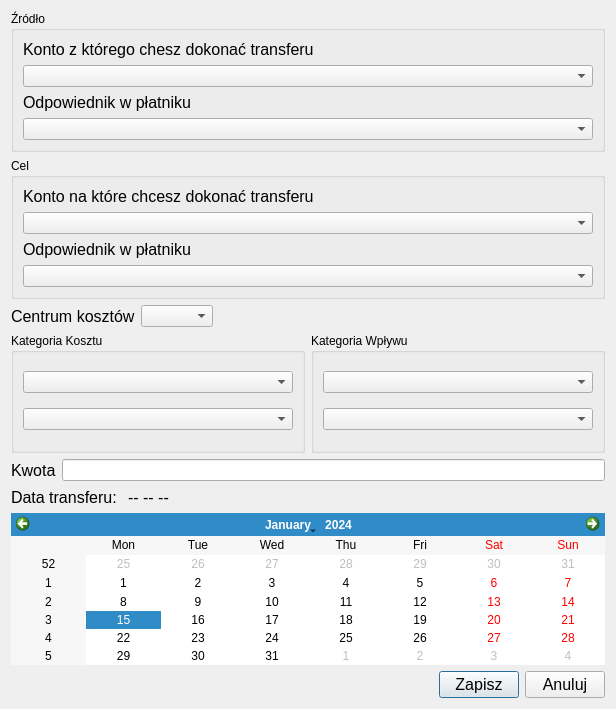
<?xml version="1.0" encoding="UTF-8"?>
<ui version="4.0">
 <class>MakeTransactionsBetweenAccounts</class>
 <widget class="QDialog" name="MakeTransactionsBetweenAccounts">
  <property name="geometry">
   <rect>
    <x>0</x>
    <y>0</y>
    <width>616</width>
    <height>709</height>
   </rect>
  </property>
  <property name="windowTitle">
   <string>Dialog</string>
  </property>
  <layout class="QVBoxLayout" name="verticalLayout_3">
   <item>
    <widget class="QGroupBox" name="groupBox">
     <property name="title">
      <string>Źródło</string>
     </property>
     <layout class="QVBoxLayout" name="verticalLayout">
      <item>
       <widget class="QLabel" name="label">
        <property name="font">
         <font>
          <pointsize>12</pointsize>
         </font>
        </property>
        <property name="text">
         <string>Konto z którego chesz dokonać transferu</string>
        </property>
       </widget>
      </item>
      <item>
       <widget class="QComboBox" name="comboBox_source"/>
      </item>
      <item>
       <widget class="QLabel" name="label_5">
        <property name="font">
         <font>
          <pointsize>12</pointsize>
         </font>
        </property>
        <property name="text">
         <string>Odpowiednik w płatniku</string>
        </property>
       </widget>
      </item>
      <item>
       <widget class="QComboBox" name="comboBox_source_payee"/>
      </item>
     </layout>
    </widget>
   </item>
   <item>
    <widget class="QGroupBox" name="groupBox_2">
     <property name="title">
      <string>Cel</string>
     </property>
     <layout class="QVBoxLayout" name="verticalLayout_2">
      <item>
       <widget class="QLabel" name="label_2">
        <property name="font">
         <font>
          <pointsize>12</pointsize>
         </font>
        </property>
        <property name="text">
         <string>Konto na które chcesz dokonać transferu</string>
        </property>
       </widget>
      </item>
      <item>
       <widget class="QComboBox" name="comboBox_target"/>
      </item>
      <item>
       <widget class="QLabel" name="label_6">
        <property name="font">
         <font>
          <pointsize>12</pointsize>
         </font>
        </property>
        <property name="text">
         <string>Odpowiednik w płatniku</string>
        </property>
       </widget>
      </item>
      <item>
       <widget class="QComboBox" name="comboBox_target_payee"/>
      </item>
     </layout>
    </widget>
   </item>
   <item>
    <layout class="QHBoxLayout" name="horizontalLayout_5">
     <item>
      <widget class="QLabel" name="label_7">
       <property name="font">
        <font>
         <pointsize>12</pointsize>
        </font>
       </property>
       <property name="text">
        <string>Centrum kosztów</string>
       </property>
      </widget>
     </item>
     <item>
      <widget class="QComboBox" name="comboBox_member"/>
     </item>
     <item>
      <spacer name="horizontalSpacer_3">
       <property name="orientation">
        <enum>Qt::Horizontal</enum>
       </property>
       <property name="sizeHint" stdset="0">
        <size>
         <width>40</width>
         <height>20</height>
        </size>
       </property>
      </spacer>
     </item>
    </layout>
   </item>
   <item>
    <layout class="QHBoxLayout" name="horizontalLayout_3">
     <item>
      <widget class="QGroupBox" name="groupBox_3">
       <property name="title">
        <string>Kategoria Kosztu</string>
       </property>
       <layout class="QVBoxLayout" name="verticalLayout_4">
        <item>
         <widget class="QComboBox" name="comboBox_target_category"/>
        </item>
        <item>
         <widget class="QComboBox" name="comboBox_target_subcategory"/>
        </item>
       </layout>
      </widget>
     </item>
     <item>
      <widget class="QGroupBox" name="groupBox_4">
       <property name="minimumSize">
        <size>
         <width>0</width>
         <height>120</height>
        </size>
       </property>
       <property name="title">
        <string>Kategoria Wpływu</string>
       </property>
       <layout class="QVBoxLayout" name="verticalLayout_5">
        <item>
         <widget class="QComboBox" name="comboBox_source_category"/>
        </item>
        <item>
         <widget class="QComboBox" name="comboBox_source_subcategory"/>
        </item>
       </layout>
      </widget>
     </item>
    </layout>
   </item>
   <item>
    <layout class="QHBoxLayout" name="horizontalLayout_4">
     <item>
      <widget class="QLabel" name="label_3">
       <property name="font">
        <font>
         <pointsize>12</pointsize>
        </font>
       </property>
       <property name="text">
        <string>Kwota</string>
       </property>
      </widget>
     </item>
     <item>
      <widget class="QLineEdit" name="lineEdit"/>
     </item>
    </layout>
   </item>
   <item>
    <layout class="QHBoxLayout" name="horizontalLayout_2">
     <item>
      <widget class="QLabel" name="label_4">
       <property name="font">
        <font>
         <pointsize>12</pointsize>
        </font>
       </property>
       <property name="text">
        <string>Data transferu: </string>
       </property>
      </widget>
     </item>
     <item>
      <widget class="QLabel" name="label_date">
       <property name="font">
        <font>
         <pointsize>12</pointsize>
        </font>
       </property>
       <property name="text">
        <string>-- -- --</string>
       </property>
      </widget>
     </item>
     <item>
      <spacer name="horizontalSpacer_2">
       <property name="orientation">
        <enum>Qt::Horizontal</enum>
       </property>
       <property name="sizeHint" stdset="0">
        <size>
         <width>40</width>
         <height>20</height>
        </size>
       </property>
      </spacer>
     </item>
    </layout>
   </item>
   <item>
    <widget class="QCalendarWidget" name="calendarWidget"/>
   </item>
   <item>
    <layout class="QHBoxLayout" name="horizontalLayout">
     <item>
      <spacer name="horizontalSpacer">
       <property name="orientation">
        <enum>Qt::Horizontal</enum>
       </property>
       <property name="sizeHint" stdset="0">
        <size>
         <width>40</width>
         <height>20</height>
        </size>
       </property>
      </spacer>
     </item>
     <item>
      <widget class="QPushButton" name="pushButton_Commit">
       <property name="font">
        <font>
         <pointsize>12</pointsize>
        </font>
       </property>
       <property name="text">
        <string>Zapisz</string>
       </property>
      </widget>
     </item>
     <item>
      <widget class="QPushButton" name="pushButton_Canel">
       <property name="font">
        <font>
         <pointsize>12</pointsize>
        </font>
       </property>
       <property name="text">
        <string>Anuluj</string>
       </property>
      </widget>
     </item>
    </layout>
   </item>
  </layout>
 </widget>
 <resources/>
 <connections/>
</ui>
